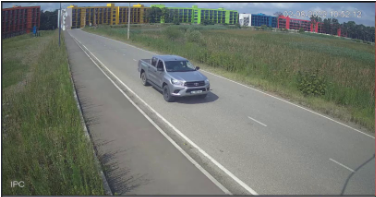
#> input picture edge_detecting/Capture1.PNG, 376 x 197 px
$ python detect.py
#> lines starting #> are read from the running program, lines starting #| are printed output that depends on the picture; after the words box and inside, x2 and y2 are one past the last pixel; in counts of white or black regions, pixels touching at a corner belong together
#> further down, newd is the input picture: shape (197, 376, 3); mean B, G, R 110.2, 118.5, 113.9
import numpy as np
import cv2 as cv
import os
curdir = os.path.dirname(os.path.realpath(__file__))
stru = '\yy'
curdir = curdir.replace(stru[0], '/') + '/'
im_name = 'Capture1.PNG'
blur_arr1 = np.array([[0.003,0.013,0.022,0.013,0.003] ,
                      [0.013,0.05,0.078,0.05,0.098],
                      [0.022, 0.078, 0.114, 0.078, 0.022],
                      [0.013, 0.05, 0.078, 0.05, 0.098],
                      [0.003, 0.013, 0.022, 0.013, 0.003]
                      ])

blur_arr3 = np.array([
    [0.003,0.013,0.022,0.013,0.003],
    [0.013,0.06,0.098,0.06,0.013],
    [0.022, 0.098, 0.162, 0.098, 0.022],
    [0.013, 0.06, 0.098, 0.06, 0.013],
    [0.003, 0.013, 0.022, 0.013, 0.003]
])
num3x3 = 1/9
blur_arr2 = np.array([[num3x3,num3x3,num3x3],
                      [num3x3, num3x3, num3x3],
                      [num3x3, num3x3, num3x3]])

blur_arr4 = np.array([[1/16,1/8,1/16],
                      [1/8,1/4,1/8],
                      [1/16,1/8,1/16]])

conv_arr2 = np.array([[-0.25, -0.5, -0.25],
                      [0, 0, 0],
                      [0.25, 0.5, 0.25]])

conv_arr1 = np.array([[0.125, 0.125, 0.3, 0.125, 0.125],
                     [0, 0, 0, 0, 0],
                     [-0.125, -0.125, -0.3, -0.125, -0.125]])

def grayscale(img):
    return cv.cvtColor(img,cv.COLOR_BGR2GRAY)
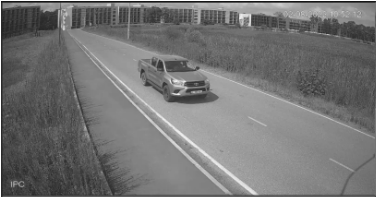
#> returned value: shape (197, 376); min 19, max 255, mean 116.1

def conv_img_mat(img,conv_mat):
    result = []
    step_size = int(len(conv_mat)/2)
    for i in range(len(img)):
        row = []
        for j in range(len(img[0])):
            vec = np.zeros(3)
            for i_2 in range(len(conv_mat)):
                for j_2 in range(len(conv_mat)):
                    try:
                        vec = vec + conv_mat[i_2][j_2] * img[i -step_size + i_2][j - step_size + j_2]
                    except:
                        pass
            vec = list(map(lambda x: int(x), vec))
            row.append(vec)
        result.append(row)
#> after the loop, result = 197 items
    return result

def cleare_edged(img,le):
    for i in range(len(img)):
        for j in range(len(img[0])):
            vec = np.zeros(3)
            for i_2 in range(le):
                for j_2 in range(le):
                    try:
                        vec = vec + img[i - int(le/2) + i_2][j - int(le/2) + j_2]
                    except:
                        pass
            vec = list(map(lambda x: int(x/(le**2)), vec))
            if(np.linalg.norm(vec) < 240):
                img[i][j] = [255,255,255]
            else :
                img[i][j] = [0,0,0]


def edged_img(img, edge_arr, blur_arr, with_grayscale=True ,with_blend=True):
    if(with_grayscale):
        img = grayscale(img)
    if(with_blend):
        img = conv_img_mat(img,blur_arr)
#> img = 197 items
        img = np.array(img).astype(np.uint8)
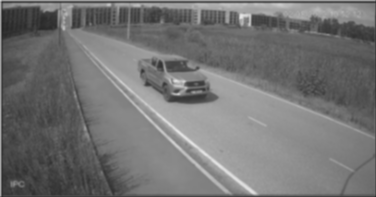
#> img: shape (197, 376, 3); min 38, max 230, mean 115.2
    on_y = conv_img_mat(img, edge_arr)
#> on_y = 197 items
    on_x = conv_img_mat(img,edge_arr.T)
#> on_x = 197 items
    result = np.sqrt(np.square(on_y) + np.square(on_x))
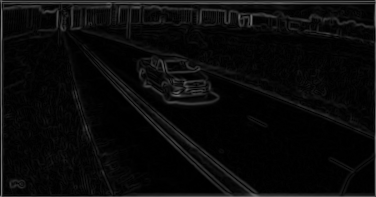
#> result: shape (197, 376, 3) float64; min 0, max 130, mean 9.9
    result *= 255.0 / result.max()
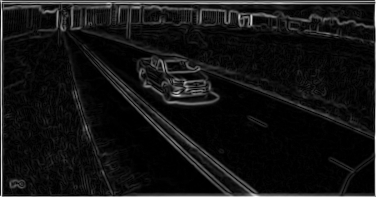
#> result: shape (197, 376, 3) float64; min 0, max 255, mean 19.4
    # cleare_edged(result,3)
    return result


def houghtransf(pic):
    height, width = len(pic),len(pic[0])
#> height = 197; width = 376
    Amc = np.zeros((int(height/5), int(width/5)))
    for i in range(0,height-0):
        for j in range(0,width-0):
            if (np.linalg.norm(pic[i][j] > 150)):
                # j = m*i + c
                # c = -m*i + j
                for m in range(int(width/5)):
                    c = -m*i + j
                    if (c >= 0 and c < int(height/5)):
                        Amc[c][m] = Amc[c][m] + 1

    first_max = np.where(Amc == np.amax(Amc))
#> first_max = ([1], [0])
    print(first_max)
#| (array([1]), array([0]))
    print(Amc[1][0])
#| 197.0


path = curdir + im_name
newd = cv.imread(path)
newd = edged_img(newd,conv_arr2,blur_arr4,True,True)
newd = np.array(newd)
newd = newd.astype(np.uint8)

houghtransf(newd)
cv.imshow('edged',newd)
cv.waitKey(0)

$ run again, with edge_detecting/Capture2.PNG copied over edge_detecting/Capture1.PNG
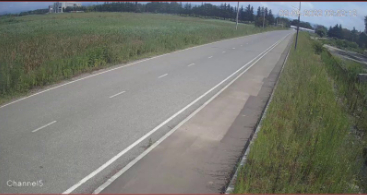
#> input picture edge_detecting/Capture2.PNG, 367 x 195 px
#> newd is the input picture: shape (195, 367, 3); mean B, G, R 111.8, 119.8, 118
#> in grayscale, `return cv.cvtColor(img,cv.COLOR_BGR2GRAY)`:
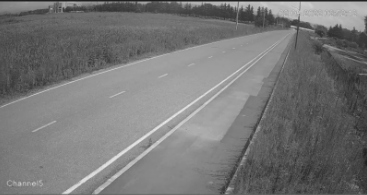
#> returned value: shape (195, 367); min 29, max 231, mean 118.3
#> after the loop in conv_img_mat, `for i in range(len(img)):`: result = 195 items
#> height = 195; width = 367
#> after the loop in houghtransf, `for i in range(0,height-0):`:
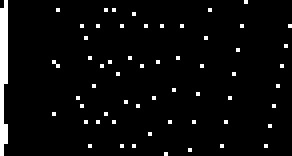
#> Amc: shape (39, 73) float64 (shown 4 times larger); values 0 (black) and 1 (white), 4.3% white; 59 white regions (58 under 20 px), largest, box (x1, y1, x2, y2) and area: (0, 0, 2, 39) 63
#| (array([ 0,  0,  1,  2,  2,  2,  2,  2,  2,  3,  3,  3,  4,  4,  5,  5,  6,
#|         6,  6,  6,  6,  6,  6,  6,  6,  6,  7,  7,  8,  8,  9,  9,  9,  9,
#|        10, 10, 11, 11, 11, 12, 12, 12, 13, 13, 14, 14, 14, 14, 14, 15, 15,
#|        15, 15, 15, 16, 16, 16, 16, 16, 16, 16, 17, 17, 18, 18, 18, 18, 19,
#|        19, 20, 20, 21, 21, 21, 22, 22, 23, 23, 24, 24, 24, 24, 25, 25, 26,
#|        26, 26, 26, 27, 28, 28, 28, 29, 30, 30, 30, 30, 30, 30, 30, 31, 31,
#> (further printed lines are left out)
#| 0.0
